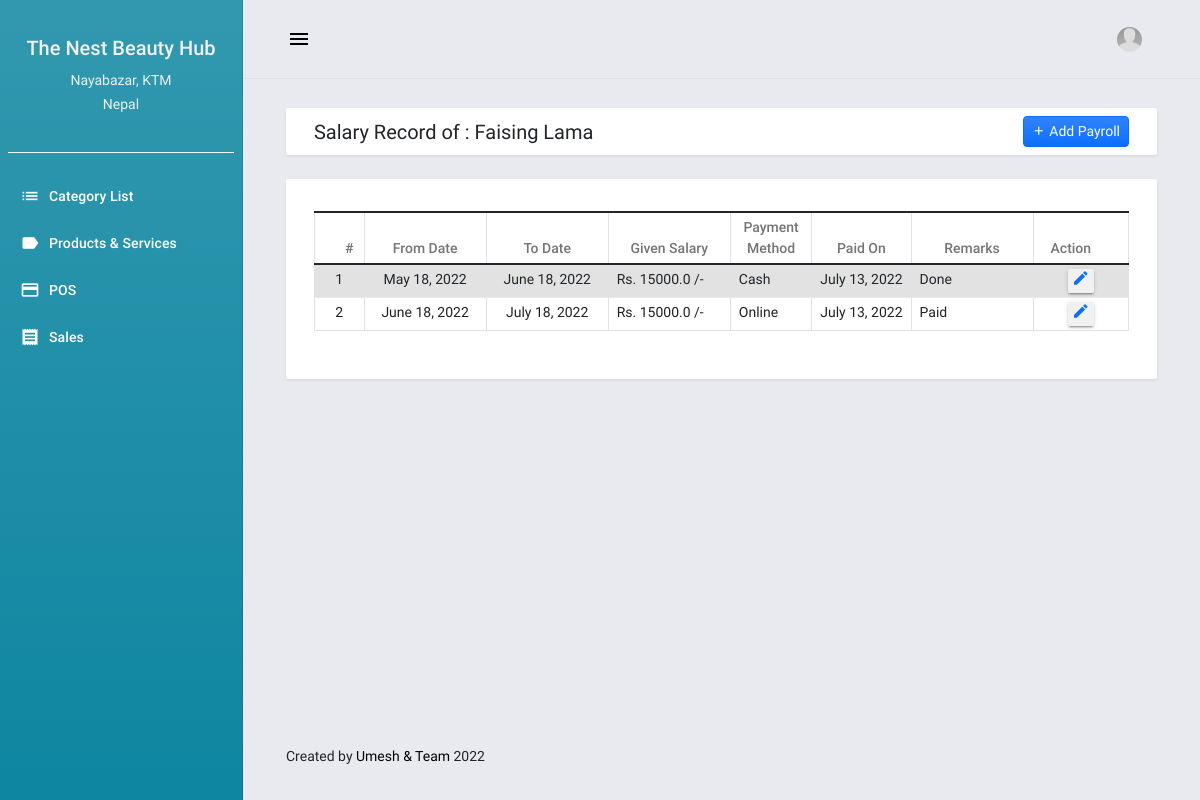
The page /salary/5/Faising Lama on the database its author committed.
### posApp/models.py (models this page shows, shortened)
class Employee(models.Model):
    Full_Name = models.TextField(null=True)
    Address = models.TextField(blank=True,null= True)
    Contact = models.TextField(null=True)
    Joined_Date = models.DateField(blank=True,null= True)
    Gender = models.TextField(null=True)
    Salary = models.IntegerField(null=True)
    Role = models.TextField(null=True)

class Payroll(models.Model):
    Empid = models.ForeignKey(Employee, on_delete=models.DO_NOTHING, null=True)
    From_Date = models.DateField(blank=True,null= True)
    To_Date = models.DateField(blank=True,null= True)
    Paid_Date = models.DateField(blank=True,null= True)
    Amount = models.FloatField(null=True)
    Payment_Method = models.TextField(null=True)
    Remarks=models.TextField(null=True)

### posApp/views.py (the view)
# urls.py: path('salary/<int:id>/<str:name>', views.salary, name='salary'),
def salary(request,id,name):
    sal=Payroll.objects.filter(Empid=id)
    if request.method == 'POST':
        empid=id
        fromDate=request.POST.get('fromDate')
        toDate=request.POST.get('toDate')
        amount=request.POST.get('amount')
        paymentMethod=request.POST.get('paymentMethod')
        paidDate=request.POST.get('paidDate')
        remarks=request.POST.get('remarks')
        data=Payroll(Empid_id=empid,From_Date=fromDate,To_Date=toDate,Amount=amount,Payment_Method=paymentMethod,
        Remarks=remarks,Paid_Date=paidDate)
        data.save()
        messages.success(request, "New salary added from "+fromDate+" to "+toDate)
        return HttpResponseRedirect("")
    else:
        if not sal:
            messages.info(request, "No salary records found!")
        context={
            'salary':sal,
            'name':name
        }
        return render(request, 'posApp/salary.html',context)

### posApp/templates/posApp/salary.html (shortened to what this page needs)
{% extends "posApp/base.html" %}
{% block pageContent %}
<div class="mdc-layout-grid__cell stretch-card mdc-layout-grid__cell--span-12">
    <div class="mdc-card py-2">
        <div class="d-flex justify-content-between align-items-center">
            <h4 class="card-title mb-0">Salary Record of : {{name}}</h4>
            <div class="text-start">
                <button class="btn btn-primary bg-gradient btn-sm rounded-2" id="create_new" data-bs-toggle="modal" data-bs-target="#exampleModal"><i class="mdi mdi-plus"></i><span> Add Payroll</span></button>
            </div>
        </div>
    </div>
</div>
<div class="mdc-layout-grid__cell stretch-card mdc-layout-grid__cell--span-12">
    <div class="mdc-card">
        <div class="table-responsive">
            <table class="table table-striped table-bordered">
                <colgroup>
                    <col width="5%">
                    <col width="15%">
                    <col width="15%">
                    <col width="15%">
                    <col width="10%">
                    <col width="10%">
                    <col width="15%">
                    </colgroup>
                <thead>
                    <tr>
                        <th class="text-center py-1">#</th>
                        <th class="text-center py-1">From Date</th>
                        <th class="text-center py-1">To Date</th>
                        <th class="text-center py-1">Given Salary</th>
                        <th class="text-center py-1">Payment Method</th>
                        <th class="text-center py-1">Paid On</th>
                        <th class="text-center py-1">Remarks</th>
                        <th class="text-center py-1">Action</th>
                    </tr>
                </thead>
                <tbody>
                    {% for sal in salary %}
                    <tr>
                        <td class="px-2 py-1 text-center">{{ forloop.counter }}</td>
                        <td class="px-2 py-1 text-center">{{ sal.From_Date }}</td>
                        <td class="px-2 py-1 text-center">{{ sal.To_Date }}</td>
                        <td class="px-2 py-1 text-start">Rs. {{ sal.Amount }} /-</td>
                        <td class="px-2 py-1 text-start">{{ sal.Payment_Method }}</td>
                        <td class="px-2 py-1 text-start">{{ sal.Paid_Date }}</td>
                        <td class="px-2 py-1 text-start">{{ sal.Remarks }}</td>
                        <td class="px-2 py-1 text-center">
                            <button class="mdc-button mdc-button--raised p-1 icon-button filled-button--light mdc-ripple-upgraded edit-data" type="button"  title="Edit">
                                <a href="{% url 'edit_salary' sal.id sal.Empid.id name %}"><i class="material-icons mdc-button__icon">edit</i></a>
                            </button>
                        </td>
                    </tr>
                    {% endfor %}
                </tbody>
            </table>
        </div>
    </div>
</div>
{% endblock pageContent %}

### posApp/templates/posApp/base.html (shortened to what this page needs)
{% load static %}
<!DOCTYPE html>
<html lang="en">
<head>
    <link rel="stylesheet" href="{% static 'posApp/assets/bootstrap/css/bootstrap.min.css' %}">
    <link rel="stylesheet" href="{% static 'posApp/assets/material-admin/vendors/mdi/css/materialdesignicons.min.css' %}">
    <link rel="stylesheet" href="{% static 'posApp/assets/material-admin/vendors/css/vendor.bundle.base.css' %}">
    <link rel="stylesheet" href="{% static 'posApp/assets/material-admin/vendors/flag-icon-css/css/flag-icon.min.css' %}">
    <link rel="stylesheet" href="{% static 'posApp/assets/material-admin/vendors/jvectormap/jquery-jvectormap.css' %}">
    <link rel="stylesheet" href="{% static 'posApp/assets/material-admin/css/demo/style.css' %}">
    <link rel="stylesheet" href="{% static 'posApp/assets/select2/dist/css/select2.min.css' %}">
    <link rel="stylesheet" href="{% static 'posApp/assets/default/css/style.css' %}">
</head>
<body>
    <div class="body-wrapper">
        {% block navigation %} {% include "posApp/navigation.html" %} {% endblock navigation %}
        <div class="main-wrapper mdc-drawer-app-content">
            {% block TopNavigation %} {% include "posApp/TopNavigation.html" %} {% endblock TopNavigation %}
            <div class="page-wrapper mdc-toolbar-fixed-adjust">
                <main class="content-wrapper">
                    <div class="mdc-layout-grid">
                        <div class="mdc-layout-grid__inner">
                            {% block pageContent %} {% endblock pageContent %}
                        </div>
                    </div>
                </main>
                <footer>
                    <div class="mdc-layout-grid">
                        <div class="mdc-layout-grid__inner">
                            <div class="mdc-layout-grid__cell stretch-card mdc-layout-grid__cell--span-6-desktop">
                                <span class="text-center text-sm-left d-block d-sm-inline-block tx-14">Created by <a href="" target="_blank">Umesh & Team</a> {% now 'Y' %}</span>
                            </div>
                            <div class="mdc-layout-grid__cell stretch-card mdc-layout-grid__cell--span-6-desktop d-flex justify-content-end">
                            </div>
                        </div>
                    </div>
                </footer>
            </div>
        </div>
    </div>
</body>
</html>

### posApp/templates/posApp/navigation.html (shortened to what this page needs)
{% load static %}
<aside class="mdc-drawer mdc-drawer--dismissible mdc-drawer--open bg-gradient" style="background-color:#0E86A1;">
    <div class="mdc-drawer__header border-bottom border-light">
        <a href="{% url 'home-page' %}" class="brand-logo">
            <h4 class="text-center text-light">The Nest Beauty Hub</h4>
            <p class="text-center text-light">Nayabazar, KTM<br>Nepal</p>
        </a>
    </div>
    <div class="mdc-drawer__content">
        <div class="mdc-list-group">
            <nav class="mdc-list mdc-drawer-menu">
                <div class="mdc-list-item mdc-drawer-item">
                    <a class="mdc-drawer-link" href="{% url 'category-page' %}">
                        <i class="material-icons mdc-list-item__start-detail mdc-drawer-item-icon" aria-hidden="true">list</i> Category List
                    </a>
                </div>
                <div class="mdc-list-item mdc-drawer-item">
                    <a class="mdc-drawer-link" href="{% url 'product-page' %}">
                        <i class="material-icons mdc-list-item__start-detail mdc-drawer-item-icon" aria-hidden="true">label</i> Products & Services
                    </a>
                <div class="mdc-list-item mdc-drawer-item">
                    <a class="mdc-drawer-link" href="{% url 'pos-page' %}">
                        <i class="material-icons mdc-list-item__start-detail mdc-drawer-item-icon" aria-hidden="true">payment</i> POS
                    </a>
                </div>
                <div class="mdc-list-item mdc-drawer-item">
                    <a class="mdc-drawer-link" href="{% url 'sales-page' %}">
                        <i class="material-icons mdc-list-item__start-detail mdc-drawer-item-icon" aria-hidden="true">receipt</i> Sales
                    </a>
                </div>
            </nav>
        </div>
    </div>
</aside>

### posApp/templates/posApp/topNavigation.html (shortened to what this page needs)
{% load static %}
<header class="mdc-top-app-bar border-bottom shadow ">
    <div class="mdc-top-app-bar__row">
        <div class="mdc-top-app-bar__section mdc-top-app-bar__section--align-start">
            <button class="material-icons mdc-top-app-bar__navigation-icon mdc-icon-button sidebar-toggler">menu</button>
        </div>
        <div class="mdc-top-app-bar__section mdc-top-app-bar__section--align-end mdc-top-app-bar__section-right">
            <div class="menu-button-container menu-profile d-none d-md-block">
                <button class="mdc-button mdc-menu-button">
                    <span class="d-flex align-items-center">
                    <span class="figure">
                        <img src="{% static 'posApp/assets/material-admin/images/faces/ava.jpg' %}" alt="user" class="user">
                    </span>
                    </span>
                </button>
            </div>
        </div>
    </div>
</header>

### static/posAPP/assets/default/css/style.css (style rules this page uses)
html, body { height: 100%; width: 100%; }
.body-wrapper .main-wrapper .page-wrapper .content-wrapper { min-height: calc(100vh - 84px - 62px) !important; }
.mdc-drawer { background: unset; }
.mdc-drawer__header, .mdc-drawer__content { margin: .5em !important; }
.mdc-list-item.mdc-drawer-item { margin-left: 0 !important; margin-right: 0 !important; }

### rows shown on the page
Employee: Full_Name "Faising Lama"
Payroll: From_Date "May 18, 2022", To_Date "June 18, 2022", Amount "15000.0", Payment_Method "Cash", Paid_Date "July 13, 2022", Remarks "Done"
Payroll: From_Date "June 18, 2022", To_Date "July 18, 2022", Amount "15000.0", Payment_Method "Online", Paid_Date "July 13, 2022", Remarks "Paid"
